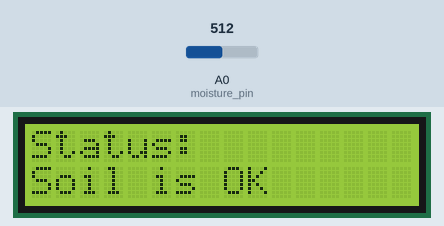
This sketch was run on a simulated Arduino Uno, built with avr-gcc and run on an emulated ATmega328P. Shown: 16×2 character LCD. Inputs (shaded band) come from the test bench; at power-on: A0 (moisture_pin) = 512. What the sketch prints to the serial monitor is not drawn.

Above: at 2.6 s.
2.7 s: A0 (moisture_pin) set to 635
5.6 s: A0 (moisture_pin) set to 661
At 7.3 s:
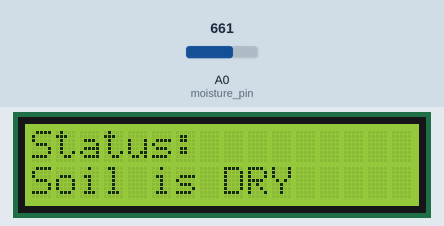
8.5 s: A0 (moisture_pin) set to 306
At 11.2 s:
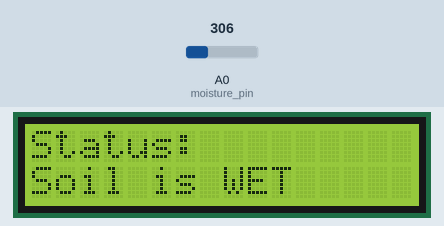
11.5 s: A0 (moisture_pin) set to 438
14.4 s: A0 (moisture_pin) set to 468
At 17.2 s:
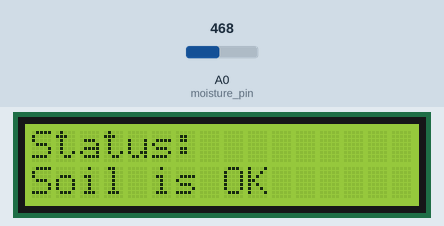
17.5 s: A0 (moisture_pin) set to 716
At 18.8 s:
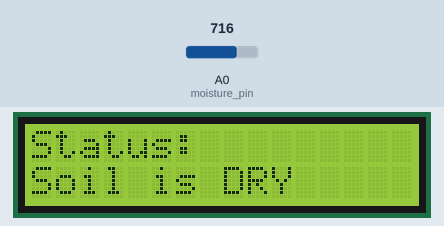
Timing chart, 0 to 20.5 s (numbered marks = the images above; inputs shaded):
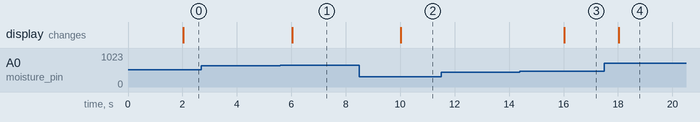

The sketch:

soil_moisture_lcd.ino
```cpp
#include <Wire.h> // I2C bus support
#include <hd44780.h> // Core hd4478 LCD library
#include <hd44780ioClass/hd44780_I2Cexp.h> // I2C backpack driver


// LCD object (I2C)
hd44780_I2Cexp lcd;


// analog pin for soil moisture sensor
const int moisture_pin = A0;


// calibration points: approx. raw ADC values for the soil
const int raw_dry = 800; // read in dry soil
const int raw_wet = 300; // read in wet soil

// thresholds in % values used to measure the moisture
const int dry = 30; // below = dry
const int wet = 70; // above = wet

// update status @ 2 seconds each interval
const unsigned long update_interval_ms = 2000;
unsigned long lastUpdate = 0;


// convert raw analog value to 0-100 % moisture values
int rawToPercent(int raw) {
  if (raw_dry == raw_wet) return 0;

  int percent = map(raw, raw_dry, raw_wet, 0, 100);

  if (percent < 0) percent = 0;
  if (percent > 100) percent = 100;
  return percent;
}


void setup() {

  Serial.begin(9600); // match the Serial Monitor


  int status = lcd.begin(16, 2);

  // set up the lcd screen
  lcd.clear();
  lcd.setCursor(0,0);
  lcd.print("Status:");
  lcd.setCursor(0,1);
  lcd.print("Reading level");
}


void loop() {

  // update readings every interval @ 2 seconds
  unsigned long now = millis();
  if (now - lastUpdate >= update_interval_ms) {
    lastUpdate = now;

    // read raw analog sensor value
    int raw = analogRead(moisture_pin);
    // convert raw reading into %
    int moisturePercent = rawToPercent(raw);


    const char* status;
    if (moisturePercent <= dry) {
      status = "Soil is DRY";
    } else if (moisturePercent >= wet) {
      status = "Soil is WET";
    } else {
      status = "Soil is OK";
    }

    // log readings to Serial Monitor
    Serial.print("Raw: ");
    Serial.print(raw);
    Serial.print("Moisture: ");
    Serial.print(moisturePercent);
    Serial.print("% -> ");
    Serial.println(status);

    // update the status level
    lcd.setCursor(0,1);
    lcd.print("                ");
    lcd.setCursor(0,1);
    lcd.print(status);


  }
}
```

Measured:
- the behaviour switches between 645 and 646 on A0 (moisture_pin) (found by bisection; images 0 and 1)
- the behaviour switches between 450 and 451 on A0 (moisture_pin) (found by bisection; images 2 and 3)
- after the input at 2.7 s, every drawn part: stays the same
- after the input at 5.6 s, the display: changes after 0.43 s (image 1)
- after the input at 8.5 s, the display: changes after 1.5 s (image 2)
- after the input at 11.5 s, every drawn part: stays the same
- after the input at 14.4 s, the display: changes after 1.6 s (image 3)
- after the input at 17.5 s, the display: changes after 0.53 s (image 4)
